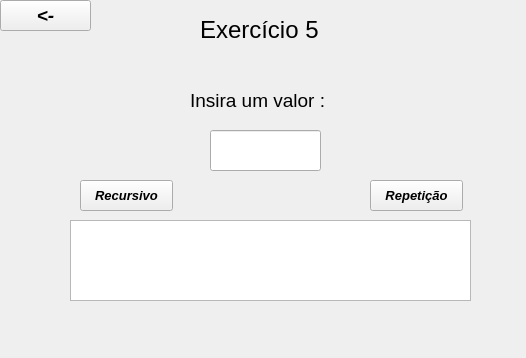
<?xml version="1.0" encoding="UTF-8"?>
<ui version="4.0">
 <class>Iexe5</class>
 <widget class="QWidget" name="Iexe5">
  <property name="geometry">
   <rect>
    <x>0</x>
    <y>0</y>
    <width>526</width>
    <height>358</height>
   </rect>
  </property>
  <property name="windowTitle">
   <string>Form</string>
  </property>
  <widget class="QTextEdit" name="textEdit">
   <property name="geometry">
    <rect>
     <x>70</x>
     <y>220</y>
     <width>401</width>
     <height>81</height>
    </rect>
   </property>
  </widget>
  <widget class="QPushButton" name="pushButtonrepeticao">
   <property name="geometry">
    <rect>
     <x>370</x>
     <y>180</y>
     <width>93</width>
     <height>31</height>
    </rect>
   </property>
   <property name="font">
    <font>
     <pointsize>10</pointsize>
     <italic>true</italic>
     <bold>true</bold>
    </font>
   </property>
   <property name="text">
    <string>Repetição</string>
   </property>
  </widget>
  <widget class="QLineEdit" name="lineEdit">
   <property name="geometry">
    <rect>
     <x>210</x>
     <y>130</y>
     <width>111</width>
     <height>41</height>
    </rect>
   </property>
  </widget>
  <widget class="QPushButton" name="pushButtonrecursivo">
   <property name="geometry">
    <rect>
     <x>80</x>
     <y>180</y>
     <width>93</width>
     <height>31</height>
    </rect>
   </property>
   <property name="font">
    <font>
     <pointsize>10</pointsize>
     <italic>true</italic>
     <bold>true</bold>
    </font>
   </property>
   <property name="text">
    <string>Recursivo</string>
   </property>
  </widget>
  <widget class="QLabel" name="label">
   <property name="geometry">
    <rect>
     <x>190</x>
     <y>80</y>
     <width>171</width>
     <height>41</height>
    </rect>
   </property>
   <property name="text">
    <string>&lt;html&gt;&lt;head/&gt;&lt;body&gt;&lt;p&gt;&lt;span style=&quot; font-size:14pt; color:#000000;&quot;&gt;Insira um valor :&lt;/span&gt;&lt;/p&gt;&lt;/body&gt;&lt;/html&gt;</string>
   </property>
  </widget>
  <widget class="QLabel" name="label_2">
   <property name="geometry">
    <rect>
     <x>200</x>
     <y>10</y>
     <width>151</width>
     <height>41</height>
    </rect>
   </property>
   <property name="text">
    <string>&lt;html&gt;&lt;head/&gt;&lt;body&gt;&lt;p&gt;&lt;span style=&quot; font-size:18pt; color:#000000;&quot;&gt;Exercício 5&lt;/span&gt;&lt;/p&gt;&lt;/body&gt;&lt;/html&gt;</string>
   </property>
  </widget>
  <widget class="QLabel" name="label_3">
   <property name="geometry">
    <rect>
     <x>-20</x>
     <y>-20</y>
     <width>551</width>
     <height>391</height>
    </rect>
   </property>
   <property name="text">
    <string/>
   </property>
   <property name="pixmap">
    <pixmap>../fundop5.jpg</pixmap>
   </property>
   <property name="scaledContents">
    <bool>true</bool>
   </property>
  </widget>
  <widget class="QPushButton" name="pushButtonVoltar">
   <property name="geometry">
    <rect>
     <x>0</x>
     <y>0</y>
     <width>91</width>
     <height>31</height>
    </rect>
   </property>
   <property name="font">
    <font>
     <pointsize>14</pointsize>
     <italic>true</italic>
     <bold>true</bold>
    </font>
   </property>
   <property name="text">
    <string>&lt;-</string>
   </property>
  </widget>
  <zorder>label_3</zorder>
  <zorder>textEdit</zorder>
  <zorder>pushButtonrepeticao</zorder>
  <zorder>lineEdit</zorder>
  <zorder>pushButtonrecursivo</zorder>
  <zorder>label</zorder>
  <zorder>label_2</zorder>
  <zorder>pushButtonVoltar</zorder>
 </widget>
 <resources/>
 <connections/>
</ui>
